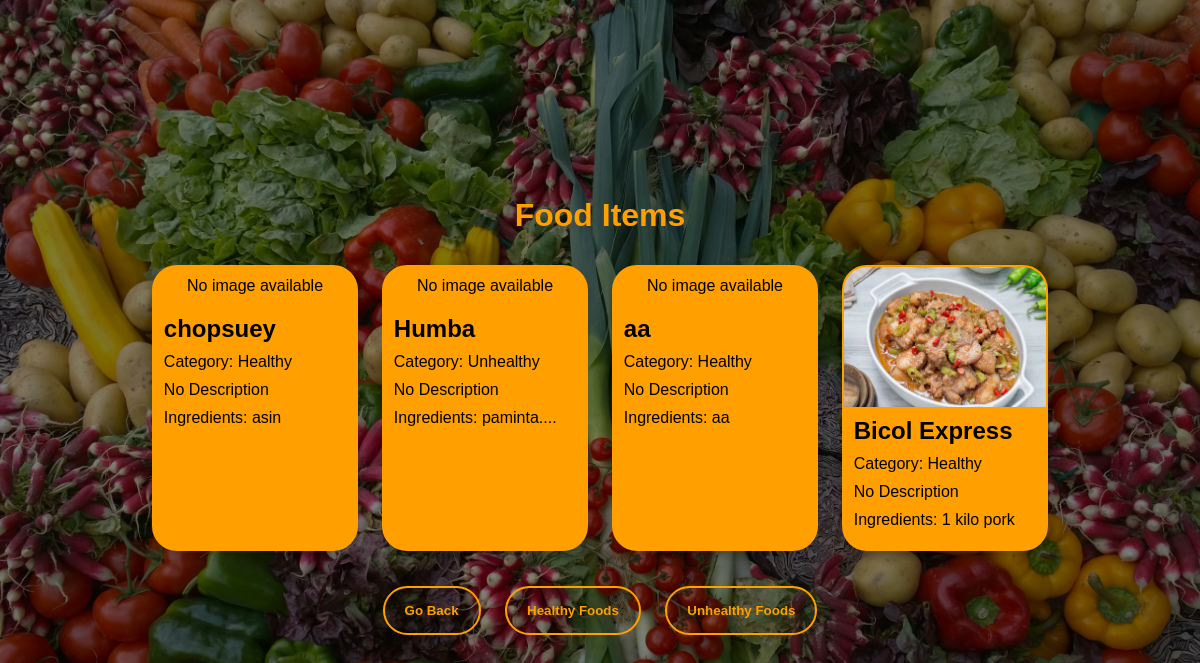
Page /displayFoodItems/ on the earlier database version.
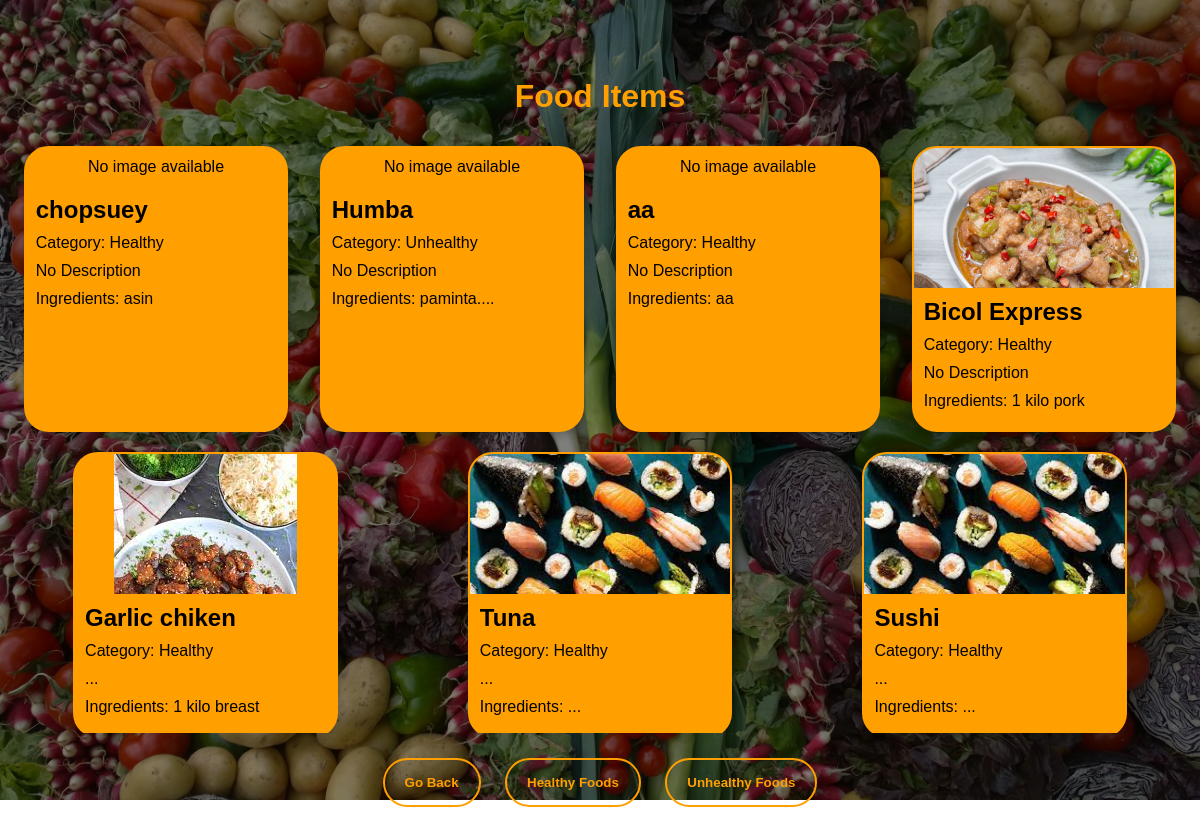
Same page on the later database version.
### members/models.py (models this page shows, shortened)
class FoodItem(models.Model):
    name = models.CharField(max_length=255)
    ingredients = models.TextField()
    category = models.CharField(max_length=255, default="Uncategorized")  # Add a default value
    image = models.ImageField(upload_to='img/', default='', blank=False, null=False)
    description = models.TextField(default="No Description")  # Add a description field

### members/views.py (the view)
# urls.py: path('displayFoodItems/', views.display_food_items, name='display_food_items'),
def display_food_items(request):
    food_items = FoodItem.objects.all()  # Change this query to match your model
    return render(request, 'DisplayFoodItems.html', {'food_items': food_items})

### members/templates/DisplayFoodItems.html (shortened to what this page needs)
{% load static %}
<!DOCTYPE html>
<html lang="en">
<head>
    <link rel="stylesheet" type="text/css" href="{% static 'foodItemCards.css' %}">
</head>
<body>
    <div class="content">
        <h1>Food Items</h1>
        <div class="card-container">
            {% for item in food_items %}
                <div class="card">
                    <a href="{% url 'item_page' item.id %}" style="text-decoration: none; color: inherit;">
                        <div class="card-image">
                            {% if item.image %}
                                <img src="{{ item.image.url }}" alt="{{ item.name }}">
                            {% else %}
                                <p>No image available</p>
                            {% endif %}
                        </div>
                        <div class="card-details">
                            <h2>{{ item.name }}</h2>
                            <p>Category: {{ item.category }}</p>
                            <p>{{ item.description }}</p>
                            <p>Ingredients: {{ item.ingredients }}</p>
                        </div>
                    </a>
                </div>
            {% endfor %}
        </div>
        <div class="buttons">
            <a href="{% url 'FoodPage' %}"><button class="food-button">Go Back</button></a>
            <a href="{% url 'healthy_foods' %}"><button class="food-button">Healthy Foods</button></a>
            <a href="{% url 'unhealthy_foods' %}"><button class="food-button">Unhealthy Foods</button></a>
        </div>
    </div>
</body>
</html>

Differences in the rows shown:
added FoodItem: image (picture), name "Garlic chiken", category "Healthy", description "...", ingredients "1 kilo breast"
added FoodItem: image (picture), name "Tuna", category "Healthy", description "...", ingredients "..."
added FoodItem: image (picture), name "Sushi", category "Healthy", description "...", ingredients "..."
